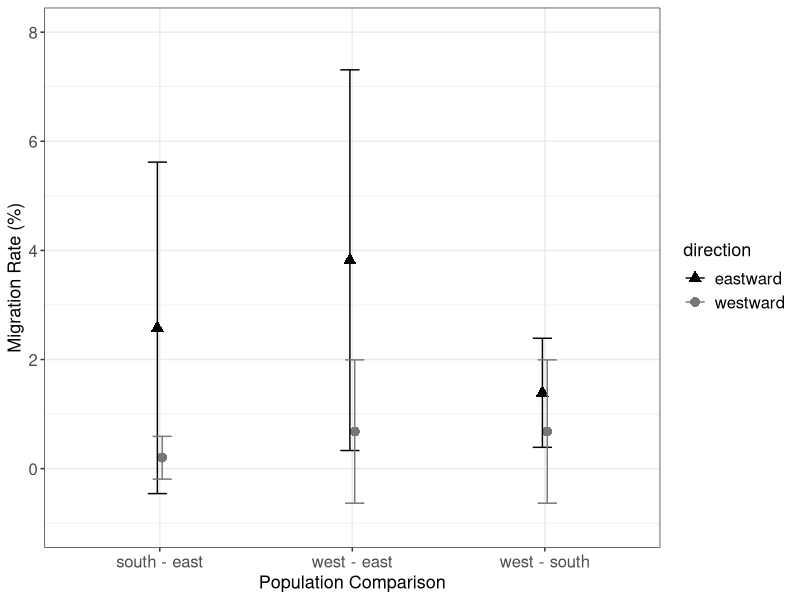

The R source for this figure:
########### Fisher et al. Fig S8 ##############
#
# Graph of BayesAss3 results on migration
#
# MF 10/22/2020
#
#############################################


# Load Packages -----------------------------------------------------------
library(tidyverse)
library(here)


# Read in data ------------------------------------------------------------
dat <- read.delim(here::here('results','assignment_migration','bayesass_pairwise_migration_rates.txt'))

## format
dat <- dat %>%
  mutate(populations=paste(from,"-",to)) %>%
  mutate(populations=recode(populations, `south - west`="west - south",
                            `east - south`="south - east",
                            `east - west`="west - east"))


# Plot --------------------------------------------------------------------
png(here::here('results','FigureS8.png'), res=100, height=500,width=600)
ggplot(dat, aes(x=populations,y=mean*100, col=direction, pch=direction)) +
  geom_point(size=3, position = position_dodge(w = 0.05)) +
  geom_errorbar(aes(ymin=(CI95_lower)*100, ymax=(CI95_upper)*100), size=0.5, width=0.20,
                position = position_dodge(w = 0.05)) +
  xlab("Population Comparison") + ylab("Migration Rate (%)") +
  scale_color_manual(values=c("black","gray47")) +
  scale_shape_manual(values=c(17,16)) +
  ylim(c(-1,8)) +
  theme_bw() +
  theme(axis.title.x=element_text(size=13),
        axis.text.x=element_text(size=12),
        axis.title.y=element_text(size=13),
        axis.text.y=element_text(size=12),
        legend.text=element_text(size=12),
        legend.title=element_text(size=13),
        axis.line.y.left=element_blank())
dev.off()



